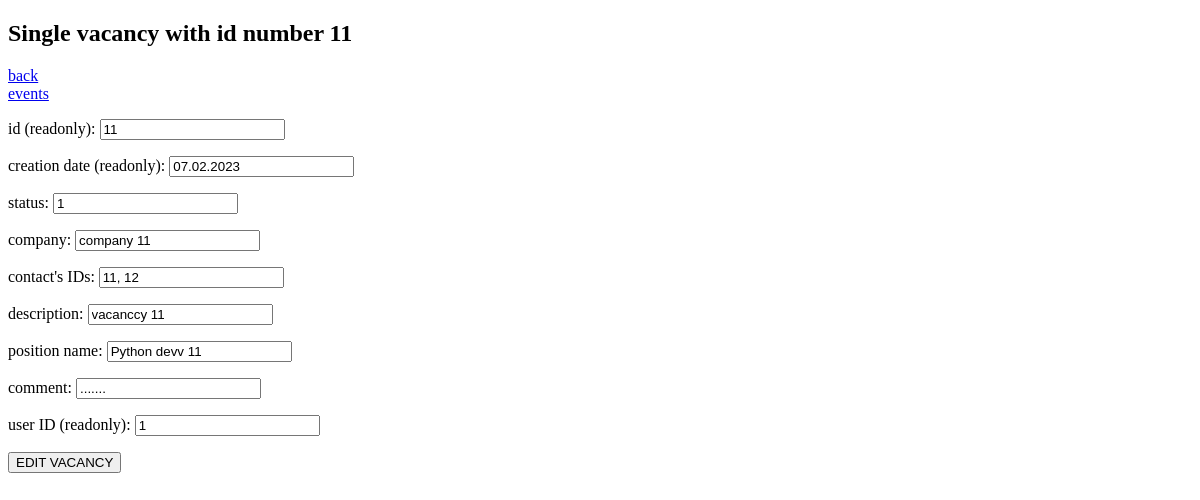
The app's page /vacancy/11/, older data.
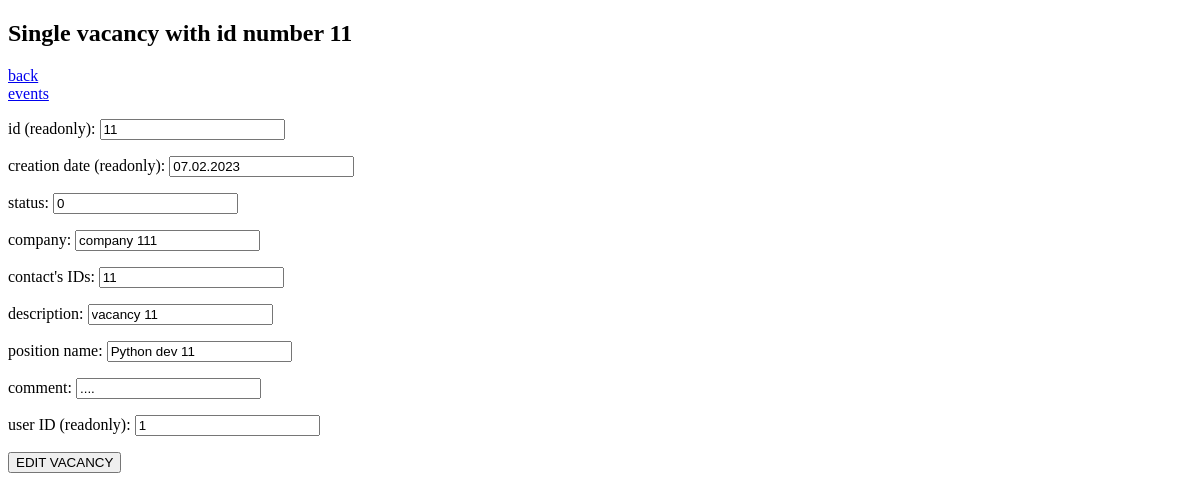
The same page, newer data.
### tables this page shows
CREATE TABLE "vacancy" (
	"id"	INTEGER NOT NULL UNIQUE,
	"creation_date"	TEXT NOT NULL DEFAULT CURRENT_DATE,
	"status"	INTEGER NOT NULL DEFAULT 0,
	"company"	TEXT NOT NULL,
	"contacts_ids"	TEXT,
	"description"	TEXT NOT NULL,
	"position_name"	TEXT NOT NULL,
	"comment"	TEXT,
	"user_id"	INTEGER NOT NULL,
	PRIMARY KEY("id" AUTOINCREMENT)
);

### app.py (the view, shortened to what this page needs)
@app.route('/vacancy/<int:vacancy_id>/', methods=['GET', 'POST'])
def vacancy_single(vacancy_id):
    with db_processing.DB(rows_check=True) as db:
        result = db.query(f"SELECT * FROM vacancy WHERE id == {vacancy_id}")
        return render_template('vacancy_single.html', object=result[0])

### db_processing.py (called while the page is built)
    def __enter__(self):
        self.conn = sqlite3.connect('vacancy.db')
        if self.rows_check:
            self.conn.row_factory = sqlite3.Row
        self.c = self.conn.cursor()
        return self

    def query(self, qry):
        self.c.execute(qry)
        result = self.c.fetchall()
        return result

    def __exit__(self, exc_type, exc_val, exc_tb):
        self.c.close()
        self.conn.close()

### templates/vacancy_single.html (shortened to what this page needs)
<!DOCTYPE html>
<html lang="en">
<head>
</head>
<body>
<h2>Single vacancy with id number {{ object.id }}</h2>
<a href="../">back</a><br/>
<a href="events/">events</a><br/>
<form action="/vacancy/{{ object.id }}/" method="POST">
    <p>id (readonly):              <input type="text" name="id" value="{{ object.id }}" readonly></p>
    <p>creation date (readonly):   <input type="text" name="creation_date" value="{{ object.creation_date }}" readonly>
    </p>
    <p>status:                     <input type="text" name="status" value="{{ object.status }}"></p>
    <p>company:                    <input type="text" name="company" value="{{ object.company }}"></p>
    <p>contact's IDs:              <input type="text" name="contact_ids" value="{{ object.contacts_ids }}"></p>
    <p>description:                <input type="text" name="description" value="{{ object.description }}"></p>
    <p>position name:              <input type="text" name="position_name" value="{{ object.position_name }}"></p>
    <p>comment:                    <input type="text" name="comment" value="{{ object.comment }}"></p>
    <p>user ID (readonly):         <input type="text" name="user_id" value="{{ object.user_id }}" readonly></p>
    <input type="submit" value="EDIT VACANCY">
</form>
</body>
</html>

Row changes from the older to the newer data that the page shows:
changed vacancy id 11: status "1" → "0"; company "company 11" → "company 111"; contact_ids "11, 12" → "11"; description "vacanccy 11" → "vacancy 11"; position_name "Python devv 11" → "Python dev 11"; comment "......." → "...."
